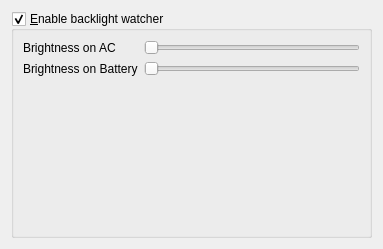
<?xml version="1.0" encoding="UTF-8"?>
<ui version="4.0">
 <class>BacklightWatcherSettings</class>
 <widget class="QWidget" name="BacklightWatcherSettings">
  <property name="geometry">
   <rect>
    <x>0</x>
    <y>0</y>
    <width>383</width>
    <height>249</height>
   </rect>
  </property>
  <property name="windowTitle">
   <string>Form</string>
  </property>
  <layout class="QVBoxLayout" name="verticalLayout">
   <item>
    <widget class="QGroupBox" name="groupBox">
     <property name="title">
      <string>&amp;Enable backlight watcher</string>
     </property>
     <property name="checkable">
      <bool>true</bool>
     </property>
     <layout class="QFormLayout" name="formLayout">
      <item row="0" column="0">
       <widget class="QLabel" name="label">
        <property name="text">
         <string>Brightness on AC</string>
        </property>
       </widget>
      </item>
      <item row="1" column="0">
       <widget class="QLabel" name="label_2">
        <property name="text">
         <string>Brightness on Battery</string>
        </property>
       </widget>
      </item>
      <item row="0" column="1">
       <widget class="QSlider" name="backlightACSlider">
        <property name="maximum">
         <number>100</number>
        </property>
        <property name="orientation">
         <enum>Qt::Horizontal</enum>
        </property>
       </widget>
      </item>
      <item row="1" column="1">
       <widget class="QSlider" name="backlightBatterySlider">
        <property name="maximum">
         <number>100</number>
        </property>
        <property name="orientation">
         <enum>Qt::Horizontal</enum>
        </property>
       </widget>
      </item>
     </layout>
    </widget>
   </item>
  </layout>
 </widget>
 <resources/>
 <connections/>
</ui>
